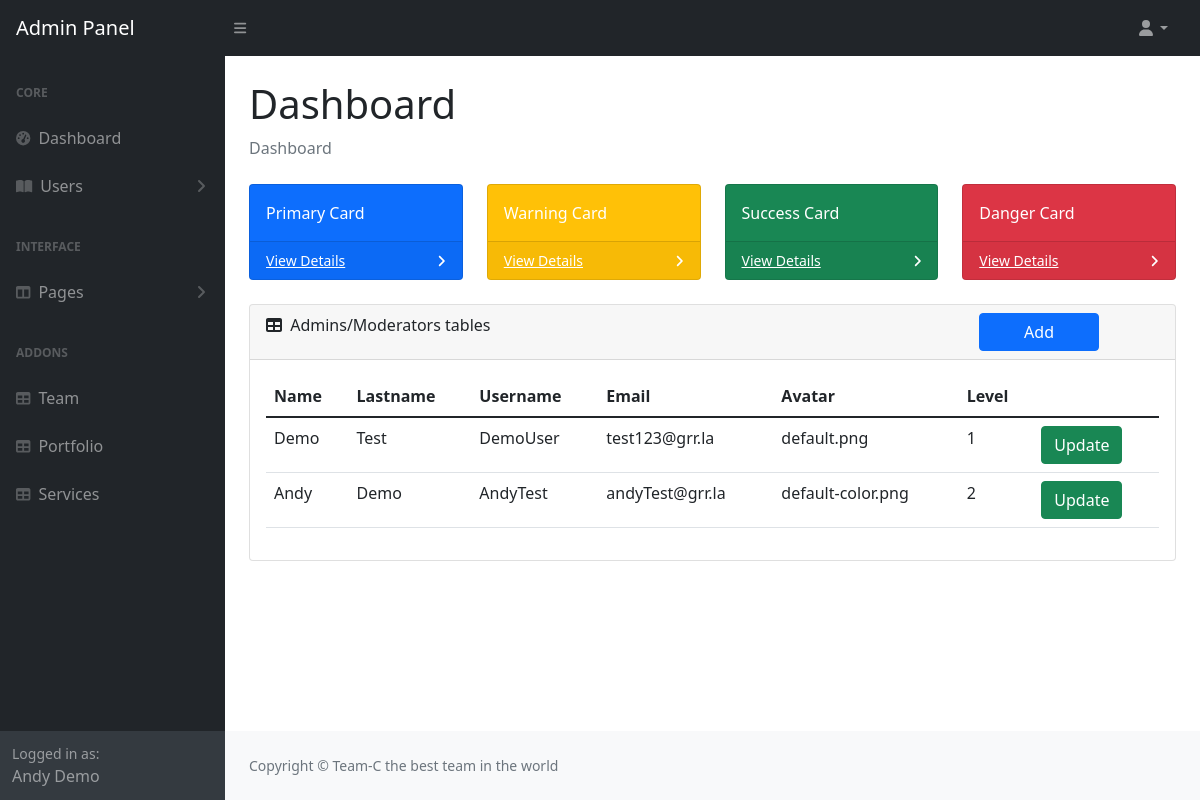
The app's page /admin/index.php (signed in) with its own data.
### tables this page shows
CREATE TABLE IF NOT EXISTS `users` (
  `id` int NOT NULL AUTO_INCREMENT,
  `name` varchar(20) NOT NULL,
  `lastname` varchar(20) NOT NULL,
  `username` varchar(20) NOT NULL,
  `avatar` varchar(50) NOT NULL,
  `email` varchar(100) NOT NULL,
  `password` varchar(50) NOT NULL,
  `level` int NOT NULL DEFAULT '2',
  PRIMARY KEY (`id`)
);

### model/DB_Manager.class.php (called while the page is built, shortened)
<?php
class DB_Manager{
    private $db;
    public function __construct()
    {
        $host = "localhost";
        $user = "root";
        $pass = "";
        $dbname = "admin";
        try {
            $this->db = new PDO("mysql:host=$host;dbname=$dbname", $user, $pass);
            $this->db->setAttribute(PDO::ATTR_ERRMODE, PDO::ERRMODE_EXCEPTION);
            $this->db->setAttribute(PDO::ATTR_EMULATE_PREPARES, false);
        } catch (Exception $e) {
            die("Database Connection Error: " . $e->getMessage());
        }
    }
    public function get_all_users()
    {
        $query = $this->db->query("SELECT * FROM users");
        $array = $query->fetchAll(PDO::FETCH_ASSOC);
        return $array;
    }
}

### controller/AdminController.php (called while the page is built, shortened)
<?php
$database = new DB_Manager();
$_SESSION['all_users'] = $database->get_all_users();

### admin/index.php (the view, shortened to what this page needs)
<?php
    include_once "../controller/AdminController.php";
?>
<!DOCTYPE html>
<html lang="en">
<head>
    <link rel="stylesheet" href="https://cdn.jsdelivr.net/npm/sweetalert2@11.4.20/dist/sweetalert2.min.css">
    <link href="https://cdn.jsdelivr.net/npm/simple-datatables@latest/dist/style.css" rel="stylesheet" />
    <link href="css/styles.css" rel="stylesheet" />
</head>
<body class="sb-nav-fixed">
    <nav class="sb-topnav navbar navbar-expand navbar-dark bg-dark">
        <a class="navbar-brand ps-3" href="index.php">Admin Panel</a>
        <button class="btn btn-link btn-sm order-1 order-lg-0 me-4 me-lg-0" id="sidebarToggle" href="#!"><i class="fas fa-bars"></i></button>
        <?php if (!empty($_SESSION['loggedInUser'])) : ?>
        <form method="POST" action="">
            <ul class="navbar-nav ms-auto ms-md-0 me-3 me-lg-4">
                <li class="nav-item dropdown">
                    <a class="nav-link dropdown-toggle" id="navbarDropdown" href="#" role="button" data-bs-toggle="dropdown" aria-expanded="false"><i class="fas fa-user fa-fw"></i></a>
                </li>
            </ul>
        </form>
        <?php endif ?>
    </nav>
    <div id="layoutSidenav">
        <div id="layoutSidenav_nav">
            <nav class="sb-sidenav accordion sb-sidenav-dark" id="sidenavAccordion">
                <div class="sb-sidenav-menu">
                    <div class="nav">
                        <div class="sb-sidenav-menu-heading">Core</div>
                        <a class="nav-link" href="index.php">
                            <div class="sb-nav-link-icon"><i class="fas fa-tachometer-alt"></i></div>
                            Dashboard
                        </a>
                        <?php if (!empty($_SESSION['loggedInUser'])) : ?>
                        <a class="nav-link collapsed" href="#" data-bs-toggle="collapse" data-bs-target="#collapsePages" aria-expanded="false" aria-controls="collapsePages">
                            <div class="sb-nav-link-icon"><i class="fas fa-book-open"></i></div>
                            Users
                            <div class="sb-sidenav-collapse-arrow"><i class="fas fa-angle-down"></i></div>
                        </a>
                        <?php endif ?>
                        <div class="sb-sidenav-menu-heading">Interface</div>
                        <a class="nav-link collapsed" href="#" data-bs-toggle="collapse" data-bs-target="#collapseLayouts" aria-expanded="false" aria-controls="collapseLayouts">
                            <div class="sb-nav-link-icon"><i class="fas fa-columns"></i></div>
                            Pages
                            <div class="sb-sidenav-collapse-arrow"><i class="fas fa-angle-down"></i></div>
                        </a>
                        <div class="sb-sidenav-menu-heading">Addons</div>
                        <a class="nav-link" href="team.php">
                            <div class="sb-nav-link-icon"><i class="fas fa-table"></i></div>
                            Team
                        </a>
                        <a class="nav-link" href="portfolio.php">
                            <div class="sb-nav-link-icon"><i class="fas fa-table"></i></div>
                            Portfolio
                        </a>
                        <a class="nav-link" href="services.php">
                            <div class="sb-nav-link-icon"><i class="fas fa-table"></i></div>
                            Services
                        </a>
                    </div>
                </div>
                <div class="sb-sidenav-footer">
                    <div class="small">Logged in as:</div>
                    <?php if (empty($_SESSION['loggedInUser'])) : ?>
                        Start Bootstrap
                    <?php else : ?>
                        <?php echo $_SESSION['loggedInUser']['name'] . " " . $_SESSION['loggedInUser']['lastname'] ?>
                    <?php endif; ?>
                </div>
            </nav>
        </div>
        <div id="layoutSidenav_content">
            <main>
                <div class="container-fluid px-4">
                    <h1 class="mt-4">Dashboard</h1>
                    <ol class="breadcrumb mb-4">
                        <li class="breadcrumb-item active">Dashboard</li>
                    </ol>
                    <div class="row">
                        <div class="col-xl-3 col-md-6">
                            <div class="card bg-primary text-white mb-4">
                                <div class="card-body">Primary Card</div>
                                <div class="card-footer d-flex align-items-center justify-content-between">
                                    <a class="small text-white stretched-link" href="#">View Details</a>
                                    <div class="small text-white"><i class="fas fa-angle-right"></i></div>
                                </div>
                            </div>
                        </div>
                        <div class="col-xl-3 col-md-6">
                            <div class="card bg-warning text-white mb-4">
                                <div class="card-body">Warning Card</div>
                                <div class="card-footer d-flex align-items-center justify-content-between">
                                    <a class="small text-white stretched-link" href="#">View Details</a>
                                    <div class="small text-white"><i class="fas fa-angle-right"></i></div>
                                </div>
                            </div>
                        </div>
                        <div class="col-xl-3 col-md-6">
                            <div class="card bg-success text-white mb-4">
                                <div class="card-body">Success Card</div>
                                <div class="card-footer d-flex align-items-center justify-content-between">
                                    <a class="small text-white stretched-link" href="#">View Details</a>
                                    <div class="small text-white"><i class="fas fa-angle-right"></i></div>
                                </div>
                            </div>
                        </div>
                        <div class="col-xl-3 col-md-6">
                            <div class="card bg-danger text-white mb-4">
                                <div class="card-body">Danger Card</div>
                                <div class="card-footer d-flex align-items-center justify-content-between">
                                    <a class="small text-white stretched-link" href="#">View Details</a>
                                    <div class="small text-white"><i class="fas fa-angle-right"></i></div>
                                </div>
                            </div>
                        </div>
                    </div>
                    <div class="card mb-4">
                        <div class="card-header">
                            <i class="fas fa-table me-1"></i>
                            Admins/Moderators tables
                            <a href="./register.php" class="btn btn-primary" style="float: right;margin-right: 60px;padding: 0.375rem 2.75rem;">Add</a>
                        </div>
                        <div class="card-body">
                            <form action="#" method="POST">
                                <table class="table table-hover">
                                    <thead>
                                        <tr>
                                            <th>Name</th>
                                            <th>Lastname</th>
                                            <th>Username</th>
                                            <th>Email</th>
                                            <th>Avatar</th>
                                            <th>Level</th>
                                        </tr>
                                    </thead>
                                    <tbody>
                                        <?php if ($_SESSION['loggedInUser']['level'] == "1") : ?>
                                            <?php foreach ($_SESSION['all_users'] as $user) : ?>
                                                <tr>
                                                    <td><?php echo $user['name'] ?></td>
                                                    <td><?php echo $user['lastname'] ?></td>
                                                    <td><?php echo $user['username'] ?></td>
                                                    <td><?php echo $user['email'] ?></td>
                                                    <td><?php echo $user['avatar'] ?></td>
                                                    <td><?php echo $user['level'] ?></td>
                                                    <!-- <td>
                                                        <input type="submit" name="upgrade" class="btn btn-success" value="Upgrade">
                                                    </td> -->
                                                    <td>
                                                        <a href="editUser.php?updateID=<?= $user['id'] ?>" class="btn btn-success">Update</a>
                                                        <a href="index.php?action=delete&id=<?= $user['id'] ?>" class="btn btn-danger ">Delete</a>
                                                    </td>
                                                </tr>
                                            <?php endforeach; ?>
                                        <?php else : ?>
                                        <?php foreach ($_SESSION['all_users'] as $user) : ?>
                                        <tr>
                                            <td><?php echo $user['name'] ?></td>
                                            <td><?php echo $user['lastname'] ?></td>
                                            <td><?php echo $user['username'] ?></td>
                                            <td><?php echo $user['email'] ?></td>
                                            <td><?php echo $user['avatar'] ?></td>
                                            <td><?php echo $user['level'] ?></td>
                                            <td>
                                                <a href="editUser.php?updateID=<?= $user['id'] ?>" class="btn btn-success">Update</a>
                                            </td>
                                        </tr>
                                        <?php endforeach; ?>
                                        <?php endif; ?>
                                    </tbody>
                                </table>
                            </form>
                        </div>
                    </div>
                </div>
            </main>
            <footer class="py-4 bg-light mt-auto">
                <div class="container-fluid px-4">
                    <div class="d-flex align-items-center justify-content-between small">
                        <div class="text-muted">Copyright &copy; Team-C the best team in the world</div>
                    </div>
                </div>
            </footer>
        </div>
    </div>
</body>
</html>

### records on screen
users: name "Demo", lastname "Test", username "DemoUser", email "test123@grr.la", avatar "default.png", level "1"
users: name "Andy", lastname "Demo", username "AndyTest", email "andyTest@grr.la", avatar "default-color.png", level "2"

### other values on screen
$_SESSION['loggedInUser']['name'] "Andy"
$_SESSION['loggedInUser']['lastname'] "Demo"
